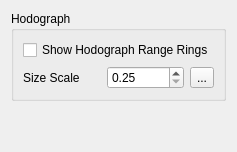
         <widget class="QWidget" name="hodograph">
          <layout class="QVBoxLayout" name="verticalLayout_hodograph">
           <item>
            <widget class="QGroupBox" name="hodographGroupBox">
             <property name="title">
              <string>Hodograph</string>
             </property>
             <layout class="QGridLayout" name="gridLayout_hodograph">
              <item row="0" column="0" colspan="3">
               <widget class="QCheckBox" name="showHodographRangeRingsCheckBox">
                <property name="text">
                 <string>Show Hodograph Range Rings</string>
                </property>
               </widget>
              </item>
              <item row="1" column="0">
               <widget class="QLabel" name="label_38">
                <property name="text">
                 <string>Size Scale</string>
                </property>
               </widget>
              </item>
              <item row="1" column="1">
               <widget class="QFocusedDoubleSpinBox" name="hodographSizeScaleSpinBox">
                <property name="focusPolicy">
                 <enum>Qt::FocusPolicy::StrongFocus</enum>
                </property>
                <property name="decimals">
                 <number>2</number>
                </property>
                <property name="minimum">
                 <double>0.250000000000000</double>
                </property>
                <property name="maximum">
                 <double>4.000000000000000</double>
                </property>
                <property name="singleStep">
                 <double>0.100000000000000</double>
                </property>
                <property name="stepType">
                 <enum>QAbstractSpinBox::StepType::DefaultStepType</enum>
                </property>
               </widget>
              </item>
              <item row="1" column="2">
               <widget class="QToolButton" name="resetHodographSizeScaleButton">
                <property name="text">
                 <string>...</string>
                </property>
                <property name="icon">
                 <iconset resource="../../../../scwx-qt.qrc">
                  <normaloff>:/res/icons/font-awesome-6/rotate-left-solid.svg</normaloff>:/res/icons/font-awesome-6/rotate-left-solid.svg</iconset>
                </property>
               </widget>
              </item>
             </layout>
            </widget>
           </item>
           <item>
            <spacer name="verticalSpacer_hodograph">
             <property name="orientation">
              <enum>Qt::Orientation::Vertical</enum>
             </property>
             <property name="sizeHint" stdset="0">
              <size>
               <width>20</width>
               <height>40</height>
              </size>
             </property>
            </spacer>
           </item>
          </layout>
         </widget>
